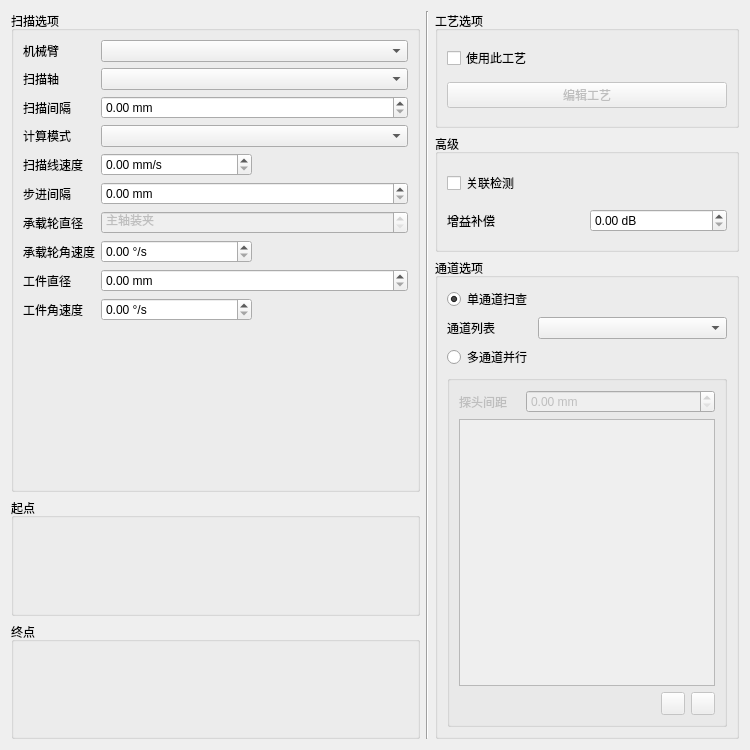
<?xml version="1.0" encoding="UTF-8"?>
<ui version="4.0">
 <class>ScanPathCylinderEdit</class>
 <widget class="QWidget" name="ScanPathCylinderEdit">
  <property name="geometry">
   <rect>
    <x>0</x>
    <y>0</y>
    <width>750</width>
    <height>750</height>
   </rect>
  </property>
  <layout class="QGridLayout" name="gridLayout">
   <item row="0" column="0" rowspan="4" colspan="2">
    <widget class="QGroupBox" name="scanGroup">
     <property name="title">
      <string>扫描选项</string>
     </property>
     <layout class="QFormLayout" name="formLayout">
      <item row="0" column="0">
       <widget class="QLabel" name="endPointAxisTitle">
        <property name="text">
         <string>机械臂</string>
        </property>
       </widget>
      </item>
      <item row="0" column="1">
       <widget class="EndPointSelector" name="endPointAxis"/>
      </item>
      <item row="1" column="0">
       <widget class="QLabel" name="scanAxisTitle">
        <property name="text">
         <string>扫描轴</string>
        </property>
       </widget>
      </item>
      <item row="1" column="1">
       <widget class="AxisSelector" name="scanAxis"/>
      </item>
      <item row="2" column="0">
       <widget class="QLabel" name="scanIntervalTitle">
        <property name="text">
         <string>扫描间隔</string>
        </property>
       </widget>
      </item>
      <item row="2" column="1">
       <widget class="QDoubleSpinBox" name="scanInterval">
        <property name="suffix">
         <string> mm</string>
        </property>
        <property name="maximum">
         <double>1000.000000000000000</double>
        </property>
        <property name="singleStep">
         <double>0.100000000000000</double>
        </property>
       </widget>
      </item>
      <item row="3" column="0">
       <widget class="QLabel" name="calculationModeTitle">
        <property name="text">
         <string>计算模式</string>
        </property>
       </widget>
      </item>
      <item row="3" column="1">
       <widget class="QComboBox" name="calculationMode"/>
      </item>
      <item row="4" column="0">
       <widget class="QLabel" name="linearSpeedTitle">
        <property name="text">
         <string>扫描线速度</string>
        </property>
       </widget>
      </item>
      <item row="4" column="1">
       <layout class="QHBoxLayout" name="horizontalLayout">
        <item>
         <widget class="QDoubleSpinBox" name="linearSpeed">
          <property name="suffix">
           <string> mm/s</string>
          </property>
          <property name="maximum">
           <double>99999.000000000000000</double>
          </property>
         </widget>
        </item>
        <item>
         <widget class="QLabel" name="linearSpeedText"/>
        </item>
       </layout>
      </item>
      <item row="5" column="0">
       <widget class="QLabel" name="stepIntervalTitle">
        <property name="text">
         <string>步进间隔</string>
        </property>
       </widget>
      </item>
      <item row="5" column="1">
       <widget class="QDoubleSpinBox" name="stepInterval">
        <property name="suffix">
         <string> mm</string>
        </property>
        <property name="maximum">
         <double>10000.000000000000000</double>
        </property>
        <property name="singleStep">
         <double>0.010000000000000</double>
        </property>
       </widget>
      </item>
      <item row="6" column="0">
       <widget class="QLabel" name="rotatorDiameterTitle">
        <property name="text">
         <string>承载轮直径</string>
        </property>
       </widget>
      </item>
      <item row="6" column="1">
       <widget class="QDoubleSpinBox" name="rotatorDiameter">
        <property name="enabled">
         <bool>false</bool>
        </property>
        <property name="specialValueText">
         <string>主轴装夹</string>
        </property>
        <property name="suffix">
         <string> mm</string>
        </property>
        <property name="maximum">
         <double>1000.000000000000000</double>
        </property>
       </widget>
      </item>
      <item row="7" column="0">
       <widget class="QLabel" name="rotatorAngularitySpeedTitle">
        <property name="text">
         <string>承载轮角速度</string>
        </property>
       </widget>
      </item>
      <item row="7" column="1">
       <layout class="QHBoxLayout" name="horizontalLayout_2">
        <item>
         <widget class="QDoubleSpinBox" name="rotatorAngularitySpeed">
          <property name="enabled">
           <bool>true</bool>
          </property>
          <property name="suffix">
           <string> °/s</string>
          </property>
          <property name="maximum">
           <double>10000.000000000000000</double>
          </property>
         </widget>
        </item>
        <item>
         <widget class="QLabel" name="rotatorAngularitySpeedText">
          <property name="text">
           <string/>
          </property>
         </widget>
        </item>
       </layout>
      </item>
      <item row="8" column="0">
       <widget class="QLabel" name="cylinderDiameterTitle">
        <property name="text">
         <string>工件直径</string>
        </property>
       </widget>
      </item>
      <item row="8" column="1">
       <widget class="QDoubleSpinBox" name="cylinderDiameter">
        <property name="suffix">
         <string> mm</string>
        </property>
        <property name="maximum">
         <double>2000.000000000000000</double>
        </property>
       </widget>
      </item>
      <item row="9" column="0">
       <widget class="QLabel" name="cylinderAngularitySpeedTitle">
        <property name="text">
         <string>工件角速度</string>
        </property>
       </widget>
      </item>
      <item row="9" column="1">
       <layout class="QHBoxLayout" name="horizontalLayout_3">
        <item>
         <widget class="QDoubleSpinBox" name="cylinderAngularitySpeed">
          <property name="enabled">
           <bool>true</bool>
          </property>
          <property name="suffix">
           <string> °/s</string>
          </property>
          <property name="maximum">
           <double>10000.000000000000000</double>
          </property>
         </widget>
        </item>
        <item>
         <widget class="QLabel" name="cylinderAngularSpeedText"/>
        </item>
       </layout>
      </item>
     </layout>
    </widget>
   </item>
   <item row="1" column="3">
    <widget class="QGroupBox" name="advanced">
     <property name="title">
      <string>高级</string>
     </property>
     <layout class="QGridLayout" name="gridLayout_8">
      <item row="0" column="0" colspan="2">
       <widget class="QCheckBox" name="alterSource">
        <property name="text">
         <string>关联检测</string>
        </property>
       </widget>
      </item>
      <item row="1" column="0">
       <widget class="QLabel" name="gainTitle">
        <property name="text">
         <string>增益补偿</string>
        </property>
       </widget>
      </item>
      <item row="1" column="1">
       <widget class="QDoubleSpinBox" name="gain">
        <property name="suffix">
         <string> dB</string>
        </property>
       </widget>
      </item>
     </layout>
    </widget>
   </item>
   <item row="0" column="3">
    <widget class="QGroupBox" name="setupOptions">
     <property name="title">
      <string>工艺选项</string>
     </property>
     <layout class="QVBoxLayout" name="verticalLayout">
      <item>
       <widget class="QCheckBox" name="setup">
        <property name="text">
         <string>使用此工艺</string>
        </property>
       </widget>
      </item>
      <item>
       <widget class="QPushButton" name="editSetup">
        <property name="enabled">
         <bool>false</bool>
        </property>
        <property name="text">
         <string>编辑工艺</string>
        </property>
       </widget>
      </item>
     </layout>
    </widget>
   </item>
   <item row="2" column="3" rowspan="4">
    <widget class="QGroupBox" name="channelOptions">
     <property name="title">
      <string>通道选项</string>
     </property>
     <layout class="QGridLayout" name="gridLayout_7">
      <item row="1" column="1">
       <widget class="QLabel" name="channelListTitle">
        <property name="text">
         <string>通道列表</string>
        </property>
       </widget>
      </item>
      <item row="0" column="1">
       <widget class="QRadioButton" name="singleChannel">
        <property name="text">
         <string>单通道扫查</string>
        </property>
        <property name="checked">
         <bool>true</bool>
        </property>
       </widget>
      </item>
      <item row="2" column="1">
       <widget class="QRadioButton" name="multiChannel">
        <property name="text">
         <string>多通道并行</string>
        </property>
       </widget>
      </item>
      <item row="1" column="2" colspan="3">
       <widget class="QComboBox" name="channelList"/>
      </item>
      <item row="3" column="1" colspan="4">
       <widget class="QGroupBox" name="multiChannelGroup">
        <property name="enabled">
         <bool>false</bool>
        </property>
        <property name="title">
         <string/>
        </property>
        <layout class="QGridLayout" name="gridLayout_2">
         <item row="0" column="0">
          <widget class="QLabel" name="probeDistanceTitle">
           <property name="text">
            <string>探头间距</string>
           </property>
          </widget>
         </item>
         <item row="1" column="0" colspan="5">
          <widget class="QListWidget" name="multiChannelList"/>
         </item>
         <item row="0" column="1" colspan="4">
          <widget class="QDoubleSpinBox" name="probeDistance">
           <property name="suffix">
            <string> mm</string>
           </property>
          </widget>
         </item>
         <item row="2" column="4">
          <widget class="QToolButton" name="removeChannel">
           <property name="icon">
            <iconset resource="../../../Resources/Resources.qrc">
             <normaloff>:/icons/minus.png</normaloff>:/icons/minus.png</iconset>
           </property>
          </widget>
         </item>
         <item row="2" column="3">
          <widget class="QToolButton" name="addChannel">
           <property name="icon">
            <iconset resource="../../../Resources/Resources.qrc">
             <normaloff>:/icons/plus.png</normaloff>:/icons/plus.png</iconset>
           </property>
          </widget>
         </item>
        </layout>
       </widget>
      </item>
     </layout>
    </widget>
   </item>
   <item row="4" column="0" colspan="2">
    <widget class="QGroupBox" name="startGroup">
     <property name="title">
      <string>起点</string>
     </property>
     <layout class="QGridLayout" name="gridLayout_4">
      <item row="0" column="0">
       <widget class="PointXYZ" name="start" native="true"/>
      </item>
     </layout>
    </widget>
   </item>
   <item row="5" column="0" colspan="2">
    <widget class="QGroupBox" name="endGroup">
     <property name="title">
      <string>终点</string>
     </property>
     <layout class="QGridLayout" name="gridLayout_6">
      <item row="0" column="0">
       <widget class="PointXYZ" name="end" native="true"/>
      </item>
     </layout>
    </widget>
   </item>
   <item row="0" column="2" rowspan="6">
    <widget class="Line" name="line">
     <property name="orientation">
      <enum>Qt::Vertical</enum>
     </property>
    </widget>
   </item>
  </layout>
 </widget>
 <customwidgets>
  <customwidget>
   <class>AxisSelector</class>
   <extends>QComboBox</extends>
   <header>Acquisition/AxisSelector.h</header>
  </customwidget>
  <customwidget>
   <class>PointXYZ</class>
   <extends>QWidget</extends>
   <header>Acquisition/PointXYZ.h</header>
   <container>1</container>
   <slots>
    <signal>pointChanged()</signal>
   </slots>
  </customwidget>
  <customwidget>
   <class>EndPointSelector</class>
   <extends>QComboBox</extends>
   <header location="global">Motion/EndPointSelector.h</header>
  </customwidget>
 </customwidgets>
 <resources>
  <include location="../../../Resources/Resources.qrc"/>
 </resources>
 <connections/>
</ui>
